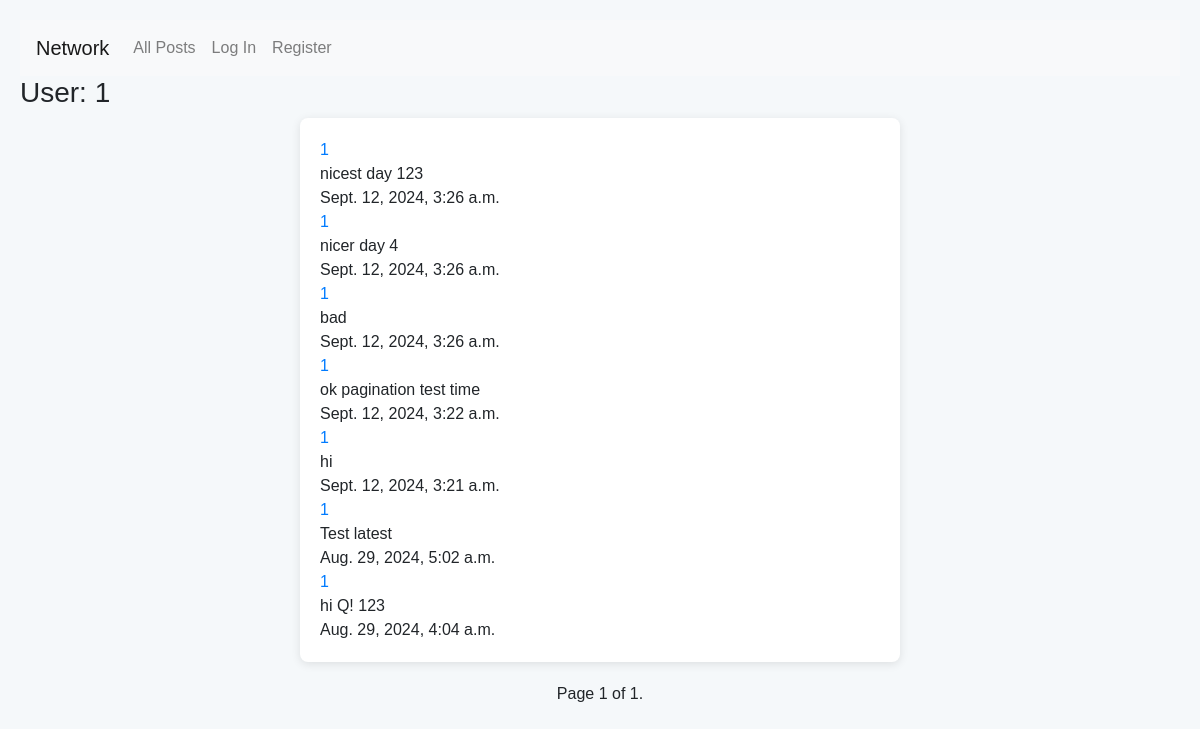
The app's page /profileView/1, older data.
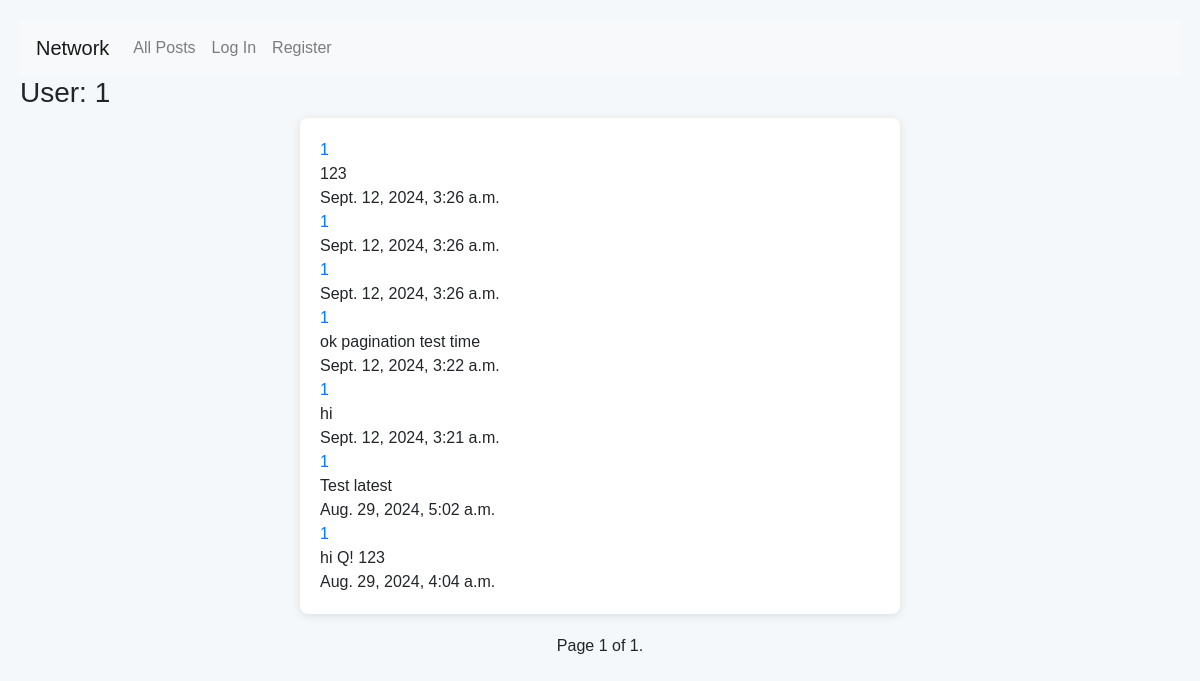
The same page, newer data.
### network/models.py (models this page shows, shortened)
class Post(models.Model):
    user = models.ForeignKey("User", on_delete=models.CASCADE, related_name="poster")
    body = models.TextField(blank=True)
    timestamp = models.DateTimeField(auto_now_add=True)
    edited = models.BooleanField(default=False)
    likeUser = models.TextField(blank=True)
    likeCount = models.PositiveIntegerField(default=0)

class User(AbstractUser):
    followers = models.TextField(blank=True)
    following = models.TextField(blank=True)

### network/views.py (the view)
# urls.py: path("profileView/<str:user>", views.profileView, name="profileView"),
def profileView(request, user):
    posts = Post.objects.filter(user__username = user).order_by("-timestamp").all()
    try:
        currentUser = get_object_or_404(User, username=request.user)
        followingList = currentUser.following.split(",")
    except:
        currentUser = "Guest"
        followingList = "None"
    p = Paginator(posts, 10)
    page_number = request.GET.get('page')
    page_obj = p.get_page(page_number)
    user = get_object_or_404(User, username=user)
    return render(request, "network/profile.html",{
        "page_obj": page_obj,
        "Profileuser": user,
        "currentUser": currentUser,
        "followingList": followingList
    })

### network/templates/network/profile.html (shortened to what this page needs)
{% extends "network/layout.html" %}
{% load static %}
{% block body %}
    <h3>User: {{Profileuser.username}}</h3>
    <div id="posts">
        {% for post in page_obj %}
        <div>
            <a id="userProfile" href="{% url 'profileView' post.user %}">{{post.user}}</a>
            <div>{{post.body}}</div>
            <div>{{post.timestamp}}</div>
        </div>
        {% endfor %}
    </div>
    <div class="pagination">
        <span class="step-links">
            <span class="current">
                Page {{ page_obj.number }} of {{ page_obj.paginator.num_pages }}.
            </span>
        </span>
    </div>
{% endblock %}

Row changes from the older to the newer data that the page shows:
changed Post (number 1 of 7 on the later page): body "nicest day 123" → "123"
changed Post (number 2 of 7 on the later page): body "nicer day 4" → (not shown)
changed Post (number 3 of 7 on the later page): body "bad" → (not shown)
